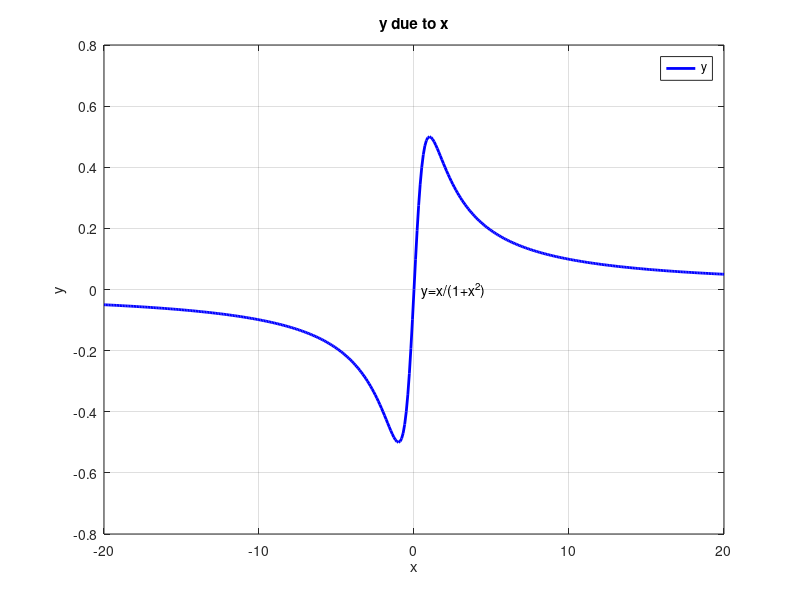

MATLAB code to generate this figure:
%%Name Surname: Serkan Burak Örs
%Istanbul Technical University
%Aeronautics and Astronautics Faculty - Astronautical Engineering
%E-mail: orss19@itu.edu.tr
%BIL 113E - Summer 2020 - CRN:30156
%Instructor: Dr. Mustafa Resa Becan
%Week 3 - Date: 26/08/2020
%%
x = -20:0.1:20;
y = x./(1+x.^2);
plot(x,y,'b-','LineWidth',2);
legend('y');
xlabel('x'); ylabel('y');
title('y due to x');
text(0.5,0,'y=x/(1+x^2)');
grid on;